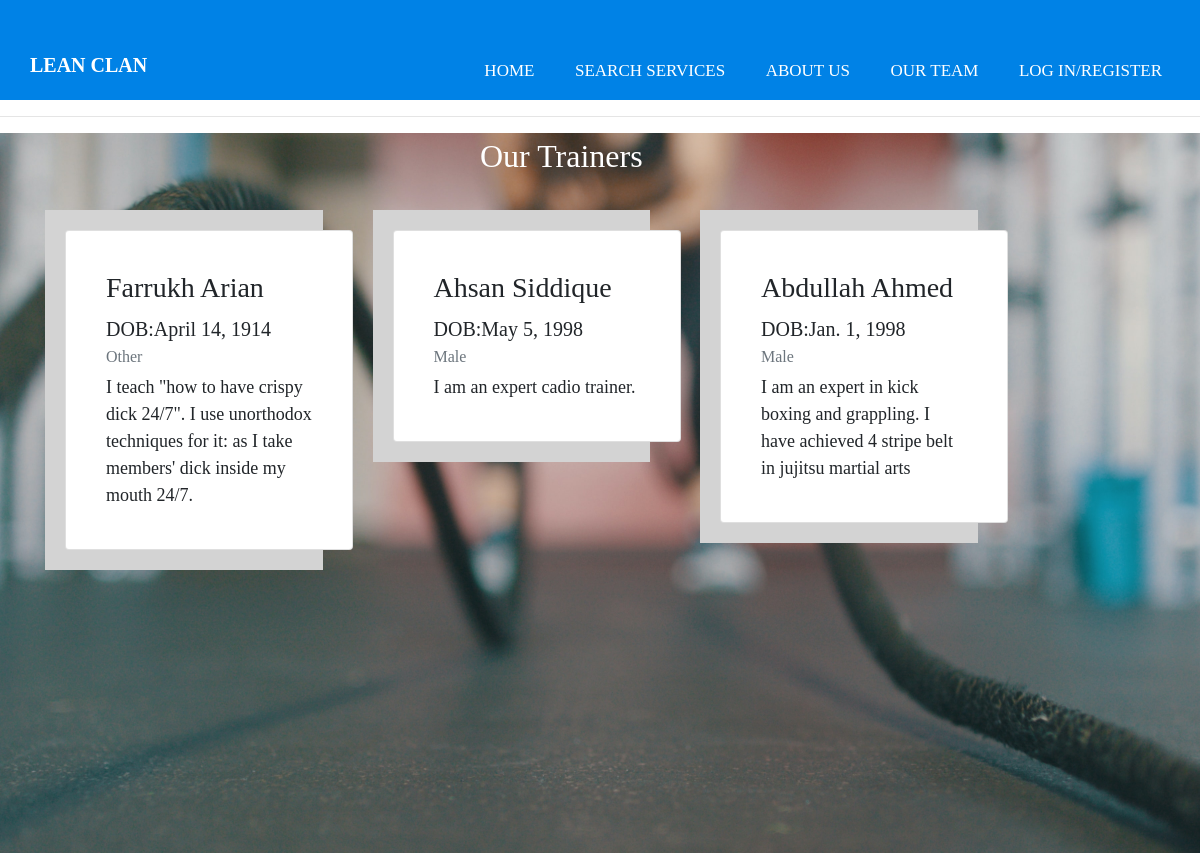
The app's page /our_team with its own data.
### members/models.py (models this page shows, shortened)
class person(models.Model):
    id = models.AutoField(primary_key=True)
    user = models.OneToOneField(User, on_delete=models.CASCADE)
    dob = models.DateField()
    gender_choices = [
        ("Male","Male"),
        ("Female", "Female"),
        ("Other", "Other")
    ]
    gender = models.CharField(
        max_length = 124,
        choices = gender_choices,
        default = "Male"
    )
    type_choices = [
        ("Memeber","Member"),
        ("Trainer", "Trainer")
    ]
    type_person = models.CharField(
        max_length = 124,
        choices = type_choices,
        default = "Member"
    )
    fullname = models.CharField(max_length=124, default="")
    description = models.TextField(default="", null=True)

### members/views.py (the view)
# urls.py: path("our_team", views.our_team, name = "our_team"),
def our_team(request):
    trainers = person.objects.filter(type_person="Trainer")
    cursor=connection.cursor()
    '''trainers=cursor.execute('ret_trainer()').fetchall()
    return HttpResponse(f"{trainers}")'''
    return render(request, "members/our_team.html", {
        "trainers": trainers,
    })

### members/templates/members/our_team.html (shortened to what this page needs)
{% extends "members/layout.html" %}
{% block body %}
  <section class="our_team_section">
    <div><h2 style="padding-left: 40%; color: white;">Our Trainers</h2></div><br>
    <div class="container">
        <div style="width:100%; height: 200px;">
    	{% for trainer in trainers %}
    		            <div class="inside">
               <div class="card" style="width: 18rem; margin: 20px;">
                 <div class="card-body">
                   <h3 class="card-title">{{trainer.fullname}}</h3>
                   <h5 class="card-title">DOB:{{trainer.dob}}</h5>
                   <h6 class="card-subtitle mb-2 text-muted">{{trainer.gender}}</h6>
                   <p class="card-text">
                    {{trainer.description}}
                   </p>
                 </div>
               </div>
            </div>
    	{% endfor %}
      </div>
    </div>
  </section>
{% endblock %}

### members/templates/members/layout.html (shortened to what this page needs)
{% load static %}
<!DOCTYPE html>
<html lang="en">
    <head>
        <link rel="stylesheet" href="https://stackpath.bootstrapcdn.com/bootstrap/4.4.1/css/bootstrap.min.css">
        <link href="{% static 'members/style.css' %}" rel="stylesheet">
    </head>
    <body>
    <nav>
        <a href="{% url 'index' %}"><label class = "logo"> LEAN CLAN </label></a>
        <ul>
        <li><a href="{% url 'index' %}">Home</a></li>
        <li><a href="{% url 'booking' %}">Search Services</a></li>
        <li><a href="{% url 'about_us' %}">About Us</a></li>
        <li><a href="{% url 'our_team' %}">Our Team</a></li>
        {% if user.is_authenticated %}
            <li><a href="{% url 'your_classes' %}">Your DashBoard</a></li>
            <li><a href="{% url 'logout' %}">Log Out</a></li>
        {% else %}
            <li><a href="{% url 'login' %}">Log In/Register</a></li>
        {% endif %}
        </ul>
    </nav>
        <hr>
        {% block body %}
        {% endblock %}
    </body>
</html>

### members/static/members/style.css (style rules this page uses)
* { padding: 0; margin: 0; text-decoration: none; list-style:none; box-sizing: border-box; }
body { font-size: 18px; font-family: montserrat; }
nav { background: #0082e6; height: 100px; width: 100%; padding-top: 20px; }
label.logo { color: white; font-size: 20px; line-height: 50px; width: 200px; padding:0 30px; padding-top: 20px; font-weight: bold; }
nav ul { float: right; margin-right: 20px; }
nav ul li { display: inline-block; line-height: 100px; margin: 0 5px; }
nav ul li a { color: white; font-size: 17px; padding: 7px 13px; border-radius: 3px; text-transform: uppercase; }
.our_team_section { background: url(One.jpg) no-repeat; background-size: cover; height: calc(100vh - 80px); margin: auto; }
.container { display: flex; justify-content: center; }
div.inside { width: 25%; float:left; margin: auto; margin-right: 50px; background-color: lightgray; box-sizing:border-box; -moz-box-sizing:border-box; -webkit-box-sizing:border-box; }
.inside { width:24%; margin-right:1%; background:#333 }
.card { width: 18rem; margin: 20px; padding: 20px; }

### records on screen
person: fullname "Farrukh Arian", dob "April 14, 1914", gender "Other", description "I teach \"how to have crispy dick 24/7\". I use unorthodox techniques for it: as I take members' dick inside my mouth 24/7."
person: fullname "Ahsan Siddique", dob "May 5, 1998", gender "Male", description "I am an expert cadio trainer."
person: fullname "Abdullah Ahmed", dob "Jan. 1, 1998", gender "Male", description "I am an expert in kick boxing and grappling. I have achieved 4 stripe belt in jujitsu martial arts"
